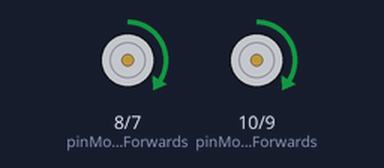
The program below on a simulated Raspberry Pi (BCM pin numbers). On the bench: motor-driver pin pairs drawn as motors (green arrow = first pin HIGH = forward, orange = second pin HIGH = backward, longer = more drive). At 6.0 s the program stops and its outputs stay as they are.

Above: at 0.1 s.
At 2.1 s:
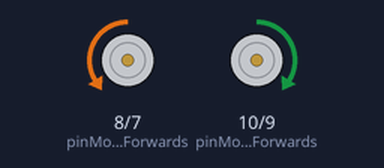
At 6.1 s:
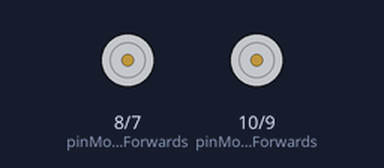
Timing chart, 0 to 7.5 s (numbered marks = the images above):
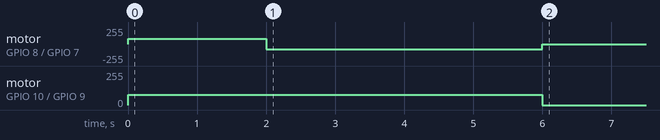

Measured:
- by itself, motor on GPIO 10 (pinMotorAForwards) / GPIO 9 (pinMotorABackwards): stopped → forward 77/255 at 0.00 s, → stopped 6.0 s later
- by itself, motor on GPIO 8 (pinMotorBForwards) / GPIO 7 (pinMotorBBackwards): stopped → forward 77/255 at 0.00 s, → backward 77/255 2.0 s later, → stopped 4.0 s later

The program:

drive_the_loop.py
```python
# Project 6d: RasPi Car Drive the Loop
import RPi.GPIO as GPIO
import time
GPIO.setmode(GPIO.BCM)
GPIO.setwarnings(False)
pinMotorAForwards = 10
pinMotorABackwards = 9
pinMotorBForwards = 8
pinMotorBBackwards = 7

Frequency = 20
DutyCycleA = 30
DutyCycleB = 30
Stop = 0
GPIO.setup(pinMotorAForwards, GPIO.OUT)
GPIO.setup(pinMotorABackwards, GPIO.OUT)
GPIO.setup(pinMotorBForwards, GPIO.OUT)
GPIO.setup(pinMotorBBackwards, GPIO.OUT)


pwmMotorAForwards =GPIO.PWM(pinMotorAForwards, Frequency)
pwmMotorABackwards = GPIO.PWM(pinMotorABackwards, Frequency)
pwmMotorBForwards =GPIO.PWM(pinMotorBForwards, Frequency)
pwmMotorBBackwards = GPIO.PWM(pinMotorBBackwards, Frequency)


pwmMotorAForwards.start(Stop)
pwmMotorABackwards.start(Stop)
pwmMotorBForwards.start(Stop)
pwmMotorBBackwards.start(Stop)


def stopmotors():
    pwmMotorAForwards.ChangeDutyCycle(Stop)
    pwmMotorABackwards.ChangeDutyCycle(Stop)
    pwmMotorBForwards.ChangeDutyCycle(Stop)
    pwmMotorBBackwards.ChangeDutyCycle(Stop)


# Turn both motors forwards
def forwards():
    pwmMotorAForwards.ChangeDutyCycle(DutyCycleA)
    pwmMotorABackwards.ChangeDutyCycle(Stop)
    pwmMotorBForwards.ChangeDutyCycle(DutyCycleB)
    pwmMotorBBackwards.ChangeDutyCycle(Stop)


# Turn both motors backwards
def backwards():
    pwmMotorAForwards.ChangeDutyCycle(Stop)
    pwmMotorABackwards.ChangeDutyCycle(DutyCycleA)
    pwmMotorBForwards.ChangeDutyCycle(Stop)
    pwmMotorBBackwards.ChangeDutyCycle(DutyCycleB)


# Turn left
def left():
    pwmMotorAForwards.ChangeDutyCycle(Stop)
    pwmMotorABackwards.ChangeDutyCycle(DutyCycleA)
    pwmMotorBForwards.ChangeDutyCycle(DutyCycleB)
    pwmMotorBBackwards.ChangeDutyCycle(Stop)


# Turn Right

def right():
    pwmMotorAForwards.ChangeDutyCycle(DutyCycleA)
    pwmMotorABackwards.ChangeDutyCycle(Stop)
    pwmMotorBForwards.ChangeDutyCycle(Stop)
    pwmMotorBBackwards.ChangeDutyCycle(DutyCycleB)


# Your code to control the robot goes below this line

forwards()
time.sleep(2)
right()
time.sleep(4)
stopmotors
GPIO.cleanup()
```
